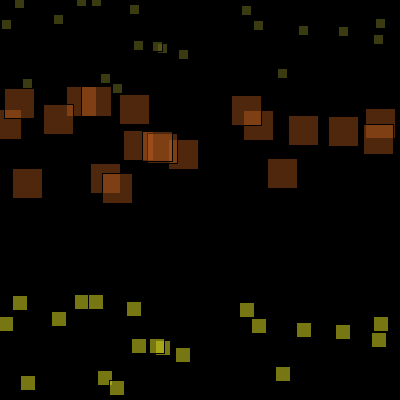
Frame 1 (no input)
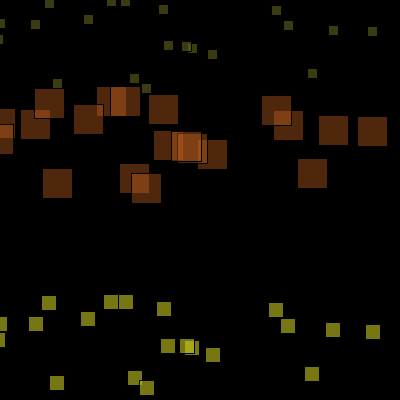
Frame 60 (the mouse pressed at the canvas centre just before this capture)
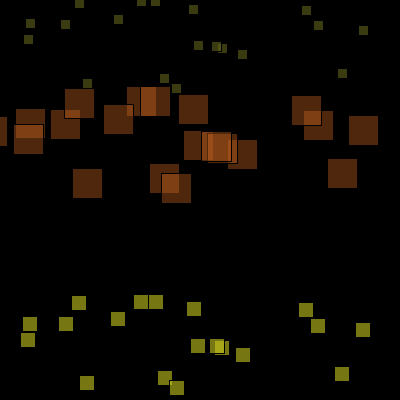
Frame 120 (the mouse held since frame 60 and released just before this capture)

The Processing sketch that drew these frames (run headless with seeded random() and noise(); from frame 60 on, the mouse is pressed at the canvas centre):

// Processing sketch: processing_39840
// ── processing_39840.pde

//Com_Methods_H.W. 6_ array

int num = 20; // variables

float[] P = new float [num];  // X axis
float[] J = new float [num];  // Y axis
float[] A = new float [num];  // Speed 

void setup () {
  size (400, 400);
  smooth();
  rectMode (CENTER);

  for (int a = 0; a < num; a++) {
    P[a] = random (width);
    J[a] = random (height/4);
    A[a] = 0.5;
  }
}


void draw () {

  background (0);
  stroke (1);  

  for (int a = 0; a < P.length; a++) {
    fill (100, 100, 30, 150);
    rect (P[a], J[a], 10, 10);                          // 1st rectangle size 

    pushMatrix();
   
    translate (0, height/4);                            //moving origin
    fill (200, 100, 30, 100);                            // 2nd rectangle size
    rect (P[a], J[a], 30, 30);

    translate (0, 2*height/4);                          //moving origin
    fill (200, 200, 30, 150);
    rect (P[a], J[a], 15, 15);                          // 3rd rectangle size

    popMatrix();

    P[a] = P[a] + A[a];                                 //controling speed 

    if (P[a] > height) {
      P[a] = -10;
    }
  }
}
